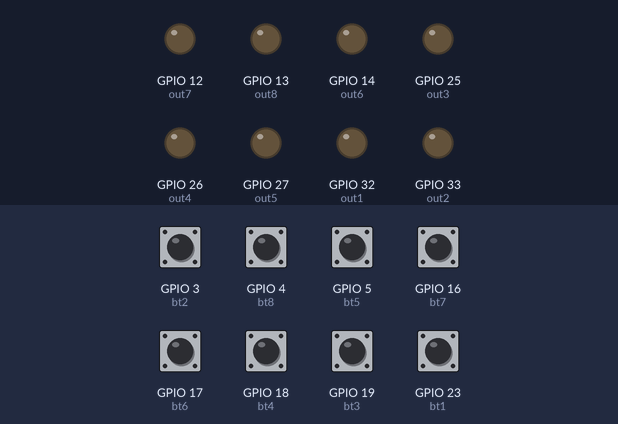
A sketch run on a simulated ESP32. On the bench: output pins drawn as LEDs (lit = HIGH). The inputs (shaded band) are chosen by the test bench; at power-on: GPIO 3 (bt2), GPIO 4 (bt8), GPIO 5 (bt5), GPIO 16 (bt7), GPIO 17 (bt6), GPIO 18 (bt4), GPIO 19 (bt3), GPIO 23 (bt1) HIGH. WiFi joins after 1.5 s; servers stay silent unless stated.

Above: at 3.1 s.
3.2 s: GPIO 3 (bt2) pulled LOW for 0.15 s
At 4.2 s:
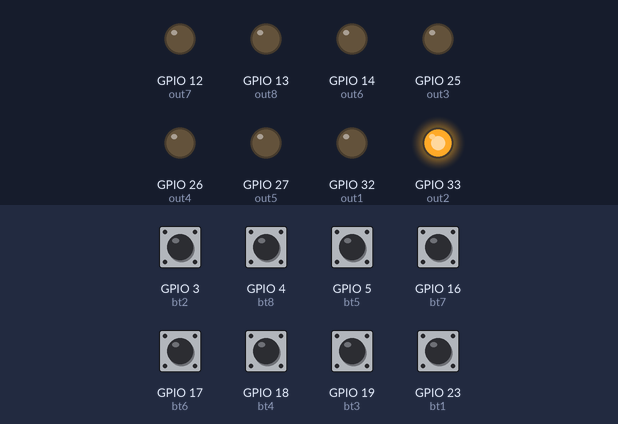
4.8 s: GPIO 4 (bt8) pulled LOW for 0.15 s
At 5.4 s:
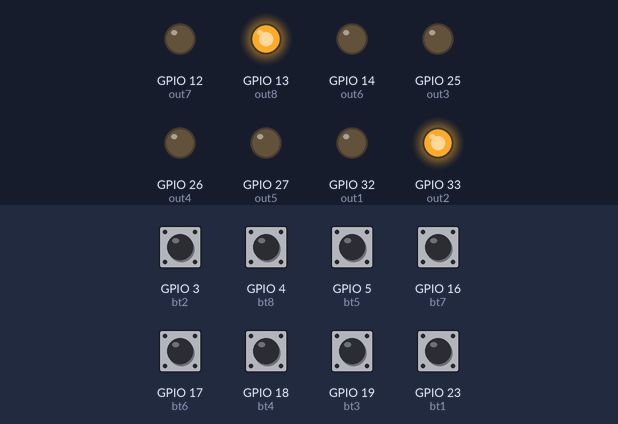
6.4 s: GPIO 5 (bt5) pulled LOW for 0.15 s
At 7.6 s:
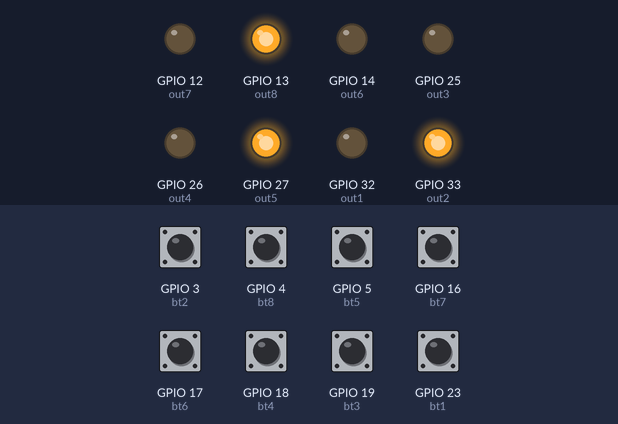
8.0 s: GPIO 16 (bt7) pulled LOW for 0.15 s
At 9.0 s:
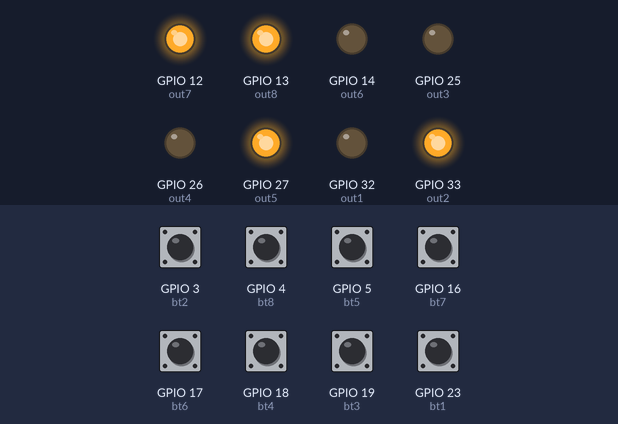
9.6 s: GPIO 17 (bt6) pulled LOW for 0.15 s
At 10.2 s:
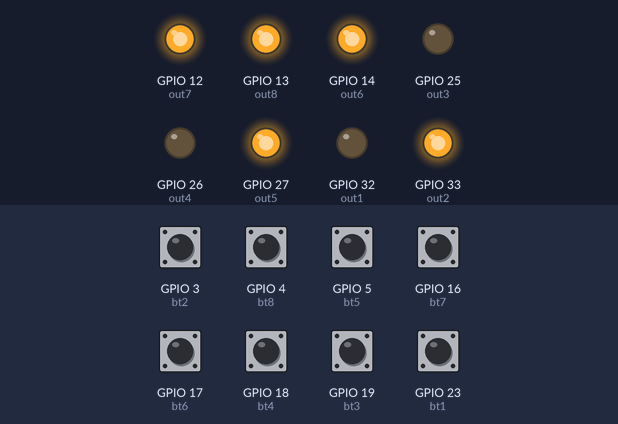
11.2 s: GPIO 18 (bt4) pulled LOW for 0.15 s
At 12.6 s:
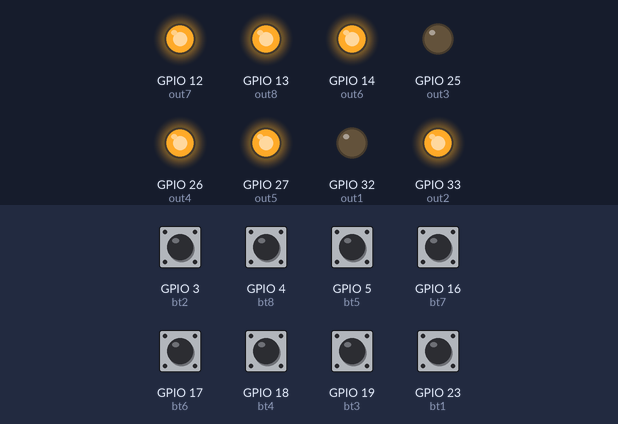
Timing chart, 0 to 13.8 s (numbered marks = the images above; inputs shaded):
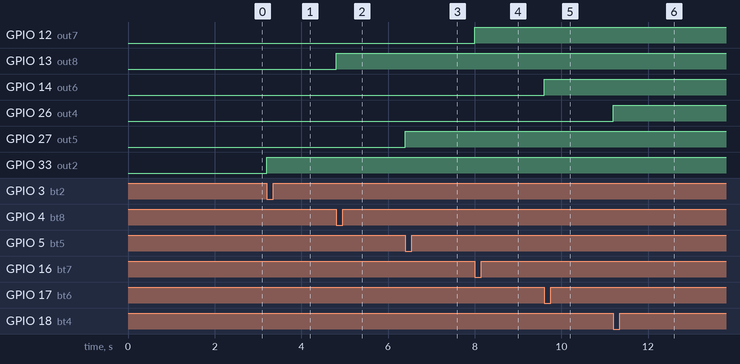

The sketch:

Edgent_ESP32_8Relay.ino
```cpp
#define BLYNK_TEMPLATE_ID "TMPLhAczuFLC"
#define BLYNK_DEVICE_NAME "8RELAY"

#define BLYNK_FIRMWARE_VERSION        "0.1.0"
#define BLYNK_PRINT Serial
//#define BLYNK_DEBUG
#define APP_DEBUG
#include "BlynkEdgent.h"
const int bt1 = 23;
const int bt2 = 3;//Rx
const int bt3 = 19;
const int bt4 = 18;
const int bt5 = 5;
const int bt6 = 17;//Tx2
const int bt7 = 16;//Rx2
const int bt8 = 4;
const int btSetup = 15;
const int out1 = 32;
const int out2 = 33;
const int out3 = 25;
const int out4 = 26;
const int out5 = 27;
const int out6 = 14;
const int out7 = 12;
const int out8 = 13;
const int ledSignal = 2;
boolean bt1State = HIGH;
boolean bt2State = HIGH;
boolean bt3State = HIGH;
boolean bt4State = HIGH;
boolean bt5State = HIGH;
boolean bt6State = HIGH;
boolean bt7State = HIGH;
boolean bt8State = HIGH;
WidgetLED ledConnect(V0);
unsigned long timesBlinkLed=millis();

void setup(){
  Serial.begin(115200);
  delay(100);
  pinMode(bt1,INPUT_PULLUP);
  pinMode(bt2,INPUT_PULLUP);
  pinMode(bt3,INPUT_PULLUP);
  pinMode(bt4,INPUT_PULLUP);
  pinMode(bt5,INPUT_PULLUP);
  pinMode(bt6,INPUT_PULLUP);
  pinMode(bt7,INPUT_PULLUP);
  pinMode(bt8,INPUT_PULLUP);
  pinMode(out1,OUTPUT);
  pinMode(out2,OUTPUT);
  pinMode(out3,OUTPUT);
  pinMode(out4,OUTPUT);
  pinMode(out5,OUTPUT);
  pinMode(out6,OUTPUT);
  pinMode(out7,OUTPUT);
  pinMode(out8,OUTPUT);
  BlynkEdgent.begin();
}

void loop(){
  BlynkEdgent.run();
  if(millis()-timesBlinkLed>1000){
    if(ledConnect.getValue()){
      ledConnect.off();
    }else{
      ledConnect.on();
    }
    unsigned long value = millis() / 1000;
    Blynk.virtualWrite(V9, String(value));
    timesBlinkLed=millis();
  }
  checkButton();
}
void checkButton(){
  if(digitalRead(bt1)==LOW){
    if(bt1State==HIGH){
      digitalWrite(out1,!digitalRead(out1));
      Blynk.virtualWrite(V1,digitalRead(out1));
      delay(200);
      bt1State=LOW;
    }
  }else{
    bt1State=HIGH;
  }
  if(digitalRead(bt2)==LOW){
    if(bt2State==HIGH){
      digitalWrite(out2,!digitalRead(out2));
      Blynk.virtualWrite(V2,digitalRead(out2));
      delay(200);
      bt2State=LOW;
    }
  }else{
    bt2State=HIGH;
  }
  if(digitalRead(bt3)==LOW){
    if(bt3State==HIGH){
      digitalWrite(out3,!digitalRead(out3));
      Blynk.virtualWrite(V3,digitalRead(out3));
      delay(200);
      bt3State=LOW;
    }
  }else{
    bt3State=HIGH;
  }
  if(digitalRead(bt4)==LOW){
    if(bt4State==HIGH){
      digitalWrite(out4,!digitalRead(out4));
      Blynk.virtualWrite(V4,digitalRead(out4));
      delay(200);
      bt4State=LOW;
    }
  }else{
    bt4State=HIGH;
  }
  if(digitalRead(bt5)==LOW){
    if(bt5State==HIGH){
      digitalWrite(out5,!digitalRead(out5));
      Blynk.virtualWrite(V5,digitalRead(out5));
      delay(200);
      bt5State=LOW;
    }
  }else{
    bt5State=HIGH;
  }
  if(digitalRead(bt6)==LOW){
    if(bt6State==HIGH){
      digitalWrite(out6,!digitalRead(out6));
      Blynk.virtualWrite(V6,digitalRead(out6));
      delay(200);
      bt6State=LOW;
    }
  }else{
    bt6State=HIGH;
  }
  if(digitalRead(bt7)==LOW){
    if(bt7State==HIGH){
      digitalWrite(out7,!digitalRead(out7));
      Blynk.virtualWrite(V7,digitalRead(out7));
      delay(200);
      bt7State=LOW;
    }
  }else{
    bt7State=HIGH;
  }
  if(digitalRead(bt8)==LOW){
    if(bt8State==HIGH){
      digitalWrite(out8,!digitalRead(out8));
      Blynk.virtualWrite(V8,digitalRead(out8));
      delay(200);
      bt8State=LOW;
    }
  }else{
    bt8State=HIGH;
  }
}
BLYNK_CONNECTED() {
  // Request Blynk server to re-send latest values for all pins
  Blynk.syncAll();
  //Blynk.syncVirtual(V0, V2);
}
BLYNK_WRITE(V1){
  int p = param.asInt();
  digitalWrite(out1,p);
}
BLYNK_WRITE(V2){
  int p = param.asInt();
  digitalWrite(out2,p);
}
BLYNK_WRITE(V3){
  int p = param.asInt();
  digitalWrite(out3,p);
}
BLYNK_WRITE(V4){
  int p = param.asInt();
  digitalWrite(out4,p);
}
BLYNK_WRITE(V5){
  int p = param.asInt();
  digitalWrite(out5,p);
}
BLYNK_WRITE(V6){
  int p = param.asInt();
  digitalWrite(out6,p);
}
BLYNK_WRITE(V7){
  int p = param.asInt();
  digitalWrite(out7,p);
}
BLYNK_WRITE(V8){
  int p = param.asInt();
  digitalWrite(out8,p);
}
```

Measured:
- after the input at 3.2 s, GPIO 33 (out2): LOW → HIGH at once
- after the input at 4.8 s, GPIO 13 (out8): LOW → HIGH at once
- after the input at 6.4 s, GPIO 27 (out5): LOW → HIGH at once
- after the input at 8.0 s, GPIO 12 (out7): LOW → HIGH at once
- after the input at 9.6 s, GPIO 14 (out6): LOW → HIGH at once
- after the input at 11.2 s, GPIO 26 (out4): LOW → HIGH at once
